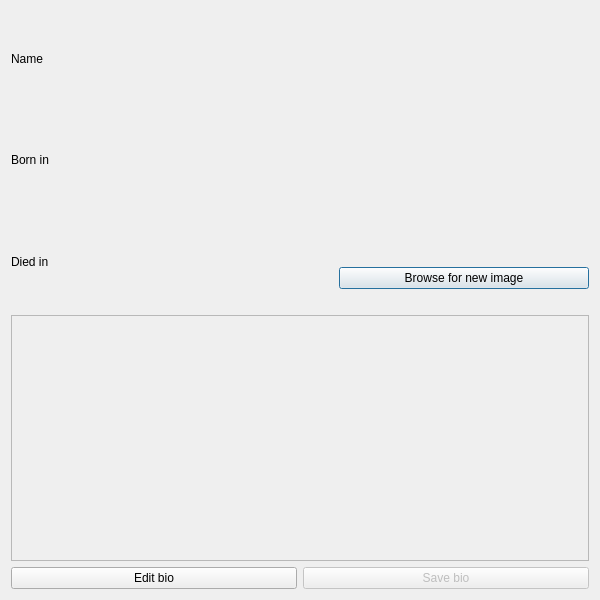
<?xml version="1.0" encoding="UTF-8"?>
<ui version="4.0">
 <class>DialogMoreInfo</class>
 <widget class="QDialog" name="DialogMoreInfo">
  <property name="geometry">
   <rect>
    <x>0</x>
    <y>0</y>
    <width>600</width>
    <height>600</height>
   </rect>
  </property>
  <property name="windowTitle">
   <string>Dialog</string>
  </property>
  <layout class="QVBoxLayout" name="verticalLayout">
   <item>
    <layout class="QVBoxLayout" name="verticalLayout_5">
     <item>
      <layout class="QHBoxLayout" name="horizontalLayout">
       <item>
        <layout class="QVBoxLayout" name="verticalLayout_3">
         <property name="rightMargin">
          <number>0</number>
         </property>
         <item>
          <widget class="QLabel" name="label_2">
           <property name="text">
            <string>Name</string>
           </property>
          </widget>
         </item>
         <item>
          <widget class="QLabel" name="label_7">
           <property name="text">
            <string>Born in</string>
           </property>
          </widget>
         </item>
         <item>
          <widget class="QLabel" name="label_9">
           <property name="text">
            <string>Died in </string>
           </property>
          </widget>
         </item>
        </layout>
       </item>
       <item>
        <layout class="QVBoxLayout" name="verticalLayout_8">
         <item>
          <widget class="QLabel" name="label_name">
           <property name="text">
            <string/>
           </property>
          </widget>
         </item>
         <item>
          <widget class="QLabel" name="label_birth">
           <property name="text">
            <string/>
           </property>
          </widget>
         </item>
         <item>
          <widget class="QLabel" name="label_death">
           <property name="text">
            <string/>
           </property>
          </widget>
         </item>
        </layout>
       </item>
       <item>
        <layout class="QVBoxLayout" name="verticalLayout_4">
         <item>
          <widget class="QLabel" name="label_image">
           <property name="minimumSize">
            <size>
             <width>250</width>
             <height>250</height>
            </size>
           </property>
           <property name="text">
            <string/>
           </property>
          </widget>
         </item>
         <item>
          <widget class="QPushButton" name="btnBrowse">
           <property name="maximumSize">
            <size>
             <width>16777215</width>
             <height>16777215</height>
            </size>
           </property>
           <property name="text">
            <string>Browse for new image</string>
           </property>
          </widget>
         </item>
         <item>
          <widget class="QLabel" name="label_errmsg">
           <property name="text">
            <string/>
           </property>
          </widget>
         </item>
         <item>
          <layout class="QHBoxLayout" name="horizontalLayout_2"/>
         </item>
        </layout>
       </item>
      </layout>
     </item>
     <item>
      <layout class="QVBoxLayout" name="verticalLayout_2">
       <item>
        <widget class="QTextEdit" name="textEdit_bio">
         <property name="enabled">
          <bool>false</bool>
         </property>
         <property name="html">
          <string>&lt;!DOCTYPE HTML PUBLIC &quot;-//W3C//DTD HTML 4.0//EN&quot; &quot;http://www.w3.org/TR/REC-html40/strict.dtd&quot;&gt;
&lt;html&gt;&lt;head&gt;&lt;meta name=&quot;qrichtext&quot; content=&quot;1&quot; /&gt;&lt;style type=&quot;text/css&quot;&gt;
p, li { white-space: pre-wrap; }
&lt;/style&gt;&lt;/head&gt;&lt;body style=&quot; font-family:'MS Shell Dlg 2'; font-size:7.875pt; font-weight:400; font-style:normal;&quot;&gt;
&lt;p style=&quot;-qt-paragraph-type:empty; margin-top:0px; margin-bottom:0px; margin-left:0px; margin-right:0px; -qt-block-indent:0; text-indent:0px;&quot;&gt;&lt;br /&gt;&lt;/p&gt;&lt;/body&gt;&lt;/html&gt;</string>
         </property>
        </widget>
       </item>
       <item>
        <layout class="QHBoxLayout" name="horizontalLayout_3">
         <item>
          <widget class="QPushButton" name="pushButton_edit_bio">
           <property name="text">
            <string>Edit bio</string>
           </property>
          </widget>
         </item>
         <item>
          <widget class="QPushButton" name="pushButton_save_bio">
           <property name="enabled">
            <bool>false</bool>
           </property>
           <property name="text">
            <string>Save bio</string>
           </property>
          </widget>
         </item>
        </layout>
       </item>
      </layout>
     </item>
    </layout>
   </item>
  </layout>
 </widget>
 <resources/>
 <connections/>
</ui>
